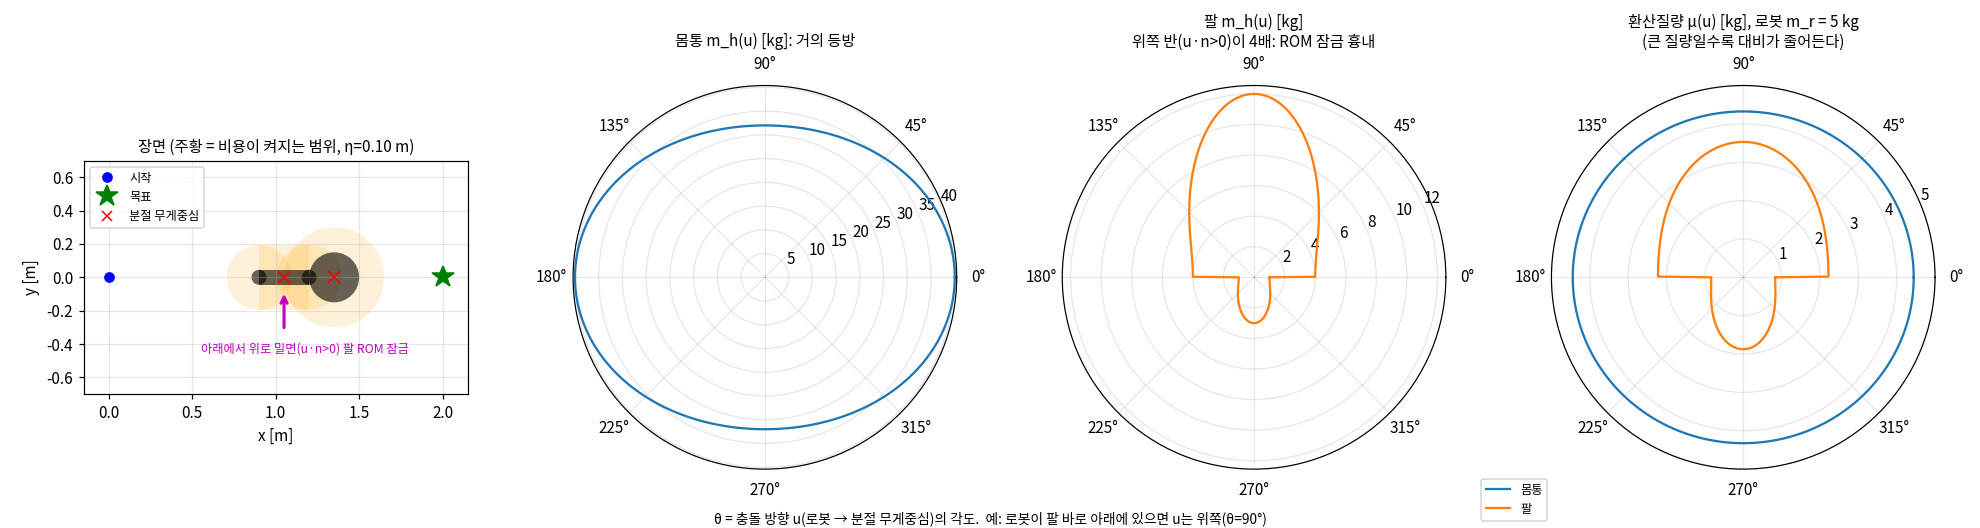

Recreate this plot in Python.
"""장면 확인 그림을 만든다: python.sh common14/scene_check.py  →  common14/scene_check.png"""
import sys
from pathlib import Path

HERE = Path(__file__).resolve().parent
sys.path.insert(0, str(HERE.parent))

import numpy as np  # noqa: E402
import matplotlib  # noqa: E402
matplotlib.use('Agg')
from common14 import *  # noqa: E402,F403
from common14 import scene as S  # noqa: E402

plt = setup_plot()
fig = plt.figure(figsize=(18, 4.8))

ax = fig.add_subplot(1, 4, 1)
draw_scene(ax, eta=S.ETA0, lim=((-0.15, 2.15), (-0.7, 0.7)))
for seg in S.segments():
    ax.plot(*seg['com'], 'rx', ms=8)
ax.annotate('', xy=(1.05, -0.08), xytext=(1.05, -0.32), arrowprops=dict(arrowstyle='->', color='m', lw=2))
ax.text(0.55, -0.45, '아래에서 위로 밀면(u·n>0) 팔 ROM 잠금', color='m', fontsize=8)
ax.plot([], [], 'rx', label='분절 무게중심')
ax.legend(fontsize=8, loc='upper left')
ax.set_title('장면 (주황 = 비용이 켜지는 범위, η=%.2f m)' % S.ETA0, fontsize=10)

ax2 = fig.add_subplot(1, 4, 2, projection='polar')
polar_mass(ax2, 'torso', color='C0')
ax2.set_title('몸통 m_h(u) [kg]: 거의 등방', fontsize=10)

ax3 = fig.add_subplot(1, 4, 3, projection='polar')
polar_mass(ax3, 'arm', color='C1')
ax3.set_title('팔 m_h(u) [kg]\n위쪽 반(u·n>0)이 4배: ROM 잠금 흉내', fontsize=10)

ax4 = fig.add_subplot(1, 4, 4, projection='polar')
polar_mass(ax4, 'torso', reduced=True, label='몸통', color='C0')
polar_mass(ax4, 'arm', reduced=True, label='팔', color='C1')
ax4.set_ylim(0, 5)
ax4.set_title('환산질량 μ(u) [kg], 로봇 m_r = %.0f kg\n(큰 질량일수록 대비가 줄어든다)' % S.M_ROBOT, fontsize=10)
ax4.legend(fontsize=8, loc='lower left', bbox_to_anchor=(-0.2, -0.15))
fig.text(0.5, 0.01, 'θ = 충돌 방향 u(로봇 → 분절 무게중심)의 각도.  예: 로봇이 팔 바로 아래에 있으면 u는 위쪽(θ=90°)', ha='center', fontsize=9)

fig.tight_layout()
fig.savefig(HERE / 'scene_check.png', dpi=110)
print('saved', HERE / 'scene_check.png')
for seg, a, mh, mu in mass_table():
    print(f'{seg:6s} θ={a:3d}°  m_h={mh:6.2f} kg  μ={mu:5.3f} kg')
